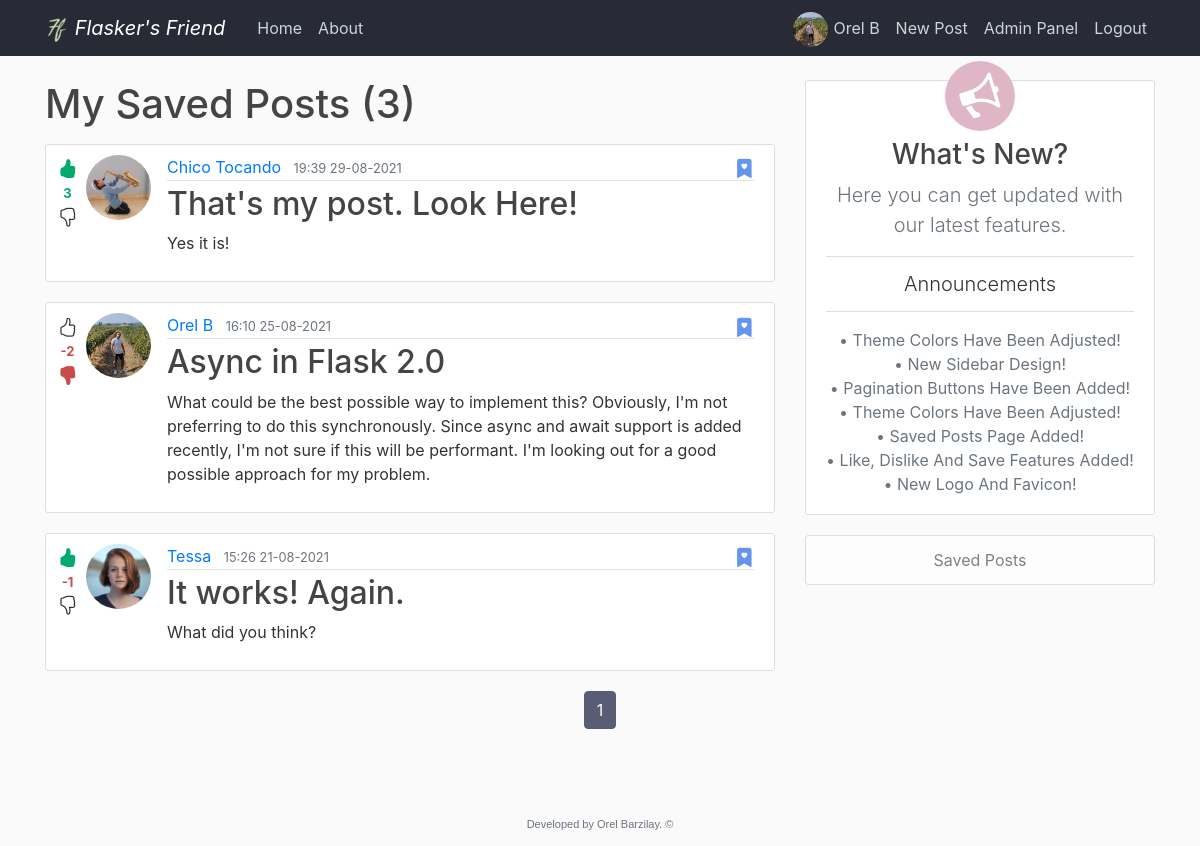
/saved/Orel B (signed in), run on the app's committed database.
### flaskblog/models.py (models this page shows, shortened)
class User(db.Model, UserMixin):
    id = db.Column(db.Integer, primary_key=True)
    username = db.Column(db.String(20), unique=True, nullable=False)
    email = db.Column(db.String(120), unique=True, nullable=False)
    image_file = db.Column(db.String(20), nullable=False, default='default.jpg')
    password = db.Column(db.String(60), nullable=False)
    admin = db.Column(db.Integer, nullable=False, default=0)  # Self Added
    posts = db.relationship('Post', backref='author', lazy=True)  # Here we refer the post class
    liked = db.relationship('PostLike', foreign_keys='PostLike.user_id', backref='user', lazy='dynamic')
    disliked = db.relationship('PostDislike', foreign_keys='PostDislike.user_id', backref='user', lazy='dynamic')
    saved = db.relationship('PostSave', foreign_keys='PostSave.user_id', backref='user', lazy='dynamic')
    def has_liked_post(self, post):
        return PostLike.query.filter(PostLike.user_id == self.id, PostLike.post_id == post.id).count() > 0
    def has_disliked_post(self, post):
        return PostDislike.query.filter(PostDislike.user_id == self.id, PostDislike.post_id == post.id).count() > 0
    def has_saved_post(self, post):
        return PostSave.query.filter(PostSave.user_id == self.id, PostSave.post_id == post.id).count() > 0

class PostSave(db.Model):
    __tablename__ = 'post_save'
    id = db.Column(db.Integer, primary_key=True)
    user_id = db.Column(db.Integer, db.ForeignKey('user.id'))
    post_id = db.Column(db.Integer, db.ForeignKey('post.id'))
    date_saved = db.Column(db.DateTime, nullable=False, default=datetime.now)

class Post(db.Model):
    id = db.Column(db.Integer, primary_key=True)
    title = db.Column(db.String(100), nullable=False)
    date_posted = db.Column(db.DateTime, nullable=False, default=datetime.now)
    content = db.Column(db.Text, nullable=False)
    user_id = db.Column(db.Integer, db.ForeignKey('user.id'), nullable=False)  # ForeignKey refers User table key
    likes = db.relationship('PostLike', backref='post', lazy='dynamic')
    dislikes = db.relationship('PostDislike', backref='post', lazy='dynamic')
    saves = db.relationship('PostSave', backref='post', lazy='dynamic')

class Announcements(db.Model):
    id = db.Column(db.Integer, primary_key=True)
    content = db.Column(db.Text, nullable=False)
    date_posted = db.Column(db.DateTime, nullable=False, default=datetime.now, onupdate=datetime.now)

### flaskblog/users/routes.py (the view)
@users.route("/saved/<string:username>")
@login_required
def saved_posts(username):
    anns = Announcements.query.order_by(Announcements.date_posted.desc())
    page = request.args.get('page', 1, type=int)
    user = User.query.filter_by(username=username).first_or_404()
    s_posts = PostSave.query.filter_by(user_id=user.id).\
        order_by(PostSave.date_saved.desc()).\
        paginate(page=page, per_page=5)
    return render_template('saved_posts.html', saved_posts=s_posts, user=user, anns=anns)

### flaskblog/templates/saved_posts.html (shortened to what this page needs)
{% extends "layout.html" %}
{% block content %}
  {% if saved_posts.total != 0 %}
    {% if request.MOBILE %}
      <h2 class="mb-3">My Saved Posts ({{ saved_posts.total }})</h2>
      {% for save in saved_posts.items %}
        <article class="media content-section-user-connected cancel-margin">
          <div class="phone-reposition">
            <img class="rounded-circle article-img mobile-image-resize" src="{{ url_for('static', filename='profile_pics/' + save.post.author.image_file) }}">
            <div class="d-flex align-content-stretch flex-wrap post-like-dislike">
              {% set vote_count = save.post.likes.count()-save.post.dislikes.count() %}
              {% if current_user.has_liked_post(save.post) %}
                <a class="bi bi-hand-thumbs-up-fill post-like-fill" href="{{ url_for('posts.post_action', post_id=save.post.id, action='like') }}"></a>
                  {% if vote_count > 0 %}
                    <span class="vote-count-positive">{{ vote_count }}</span>
                  {% elif vote_count < 0 %}
                    <span class="vote-count-negative">{{ vote_count }}</span>
                  {% else %}
                    <span class="vote-count-positive">Vote</span>
                  {% endif %}
                <a class="bi bi-hand-thumbs-down post-dislike-outline" href="{{ url_for('posts.post_action', post_id=save.post.id, action='dislike') }}"></a>
              {% elif current_user.has_disliked_post(save.post) %}
                <a class="bi bi-hand-thumbs-up post-like-outline" href="{{ url_for('posts.post_action', post_id=save.post.id, action='like') }}"></a>
                  {% if vote_count > 0 %}
                    <span class="vote-count-positive">{{ vote_count }}</span>
                  {% elif vote_count < 0 %}
                    <span class="vote-count-negative">{{ vote_count }}</span>
                  {% else %}
                    <span class="vote-count-negative">Vote</span>
                  {% endif %}
                <a class="bi bi-hand-thumbs-down-fill post-dislike-fill" href="{{ url_for('posts.post_action', post_id=save.post.id, action='dislike') }}"></a>
              {% else %}
                <a class="bi bi-hand-thumbs-up post-like-outline" href="{{ url_for('posts.post_action', post_id=save.post.id, action='like') }}"></a>
                  {% if vote_count > 0 %}
                    <span class="vote-count-positive">{{ vote_count }}</span>
                  {% elif vote_count < 0 %}
                    <span class="vote-count-negative">{{ vote_count }}</span>
                  {% else %}
                    <span class="vote-count-no-vote">Vote</span>
                  {% endif %}
                <a class="bi bi-hand-thumbs-down post-dislike-outline" href="{{ url_for('posts.post_action', post_id=save.post.id, action='dislike') }}"></a>
              {% endif %}
            </div>
          </div>
          <div class="media-body">
            <div class="article-metadata">
              <a class="mr-2" href="{{ url_for('users.user_posts', username=save.post.author.username) }}">{{ save.post.author.username }}</a>
              <small class="text-muted">{{ save.post.date_posted.strftime('%H:%M %d-%m-%Y') }}</small>
              {% if not current_user.has_saved_post(save.post) %}
                <a class="bi bi-bookmark-heart post-favorite-outline" href="{{ url_for('posts.post_action', post_id=save.post.id, action='save') }}"></a>
              {% else %}
                <a class="bi bi-bookmark-heart-fill post-favorite-fill" href="{{ url_for('posts.post_action', post_id=save.post.id, action='unsave') }}"></a>
              {% endif %}
            </div>
            <h2>
              <a class="article-title" href="{{ url_for('posts.post', post_id=save.post.id) }}">{{ save.post.title }}</a>
            </h2>
            <p class="article-content">{{ save.post.content }}</p>
          </div>
        </article>
      {% endfor %}
    {% else %}
      <h1 class="mb-3">My Saved Posts ({{ saved_posts.total }})</h1>
      {% for save in saved_posts.items %}
        <article class="media content-section-user-connected cancel-margin">
          <div class="d-flex align-content-stretch flex-wrap post-like-dislike">
            {% set vote_count = save.post.likes.count()-save.post.dislikes.count() %}
            {% if current_user.has_liked_post(save.post) %}
              <a class="bi bi-hand-thumbs-up-fill post-like-fill" href="{{ url_for('posts.post_action', post_id=save.post.id, action='like') }}"></a>
                {% if vote_count > 0 %}
                  <span class="vote-count-positive">{{ vote_count }}</span>
                {% elif vote_count < 0 %}
                  <span class="vote-count-negative">{{ vote_count }}</span>
                {% else %}
                  <span class="vote-count-positive">Vote</span>
                {% endif %}
              <a class="bi bi-hand-thumbs-down post-dislike-outline" href="{{ url_for('posts.post_action', post_id=save.post.id, action='dislike') }}"></a>
            {% elif current_user.has_disliked_post(save.post) %}
              <a class="bi bi-hand-thumbs-up post-like-outline" href="{{ url_for('posts.post_action', post_id=save.post.id, action='like') }}"></a>
                {% if vote_count > 0 %}
                  <span class="vote-count-positive">{{ vote_count }}</span>
                {% elif vote_count < 0 %}
                  <span class="vote-count-negative">{{ vote_count }}</span>
                {% else %}
                  <span class="vote-count-negative">Vote</span>
                {% endif %}
              <a class="bi bi-hand-thumbs-down-fill post-dislike-fill" href="{{ url_for('posts.post_action', post_id=save.post.id, action='dislike') }}"></a>
            {% endif %}
          </div>
          <img class="rounded-circle article-img" src="{{ url_for('static', filename='profile_pics/' + save.post.author.image_file) }}">
          <div class="media-body">
            <div class="article-metadata">
              <a class="mr-2" href="{{ url_for('users.user_posts', username=save.post.author.username) }}">{{ save.post.author.username }}</a>
              <small class="text-muted">{{ save.post.date_posted.strftime('%H:%M %d-%m-%Y') }}</small>
              {% if not current_user.has_saved_post(save.post) %}
                <a class="bi bi-bookmark-heart post-favorite-outline" href="{{ url_for('posts.post_action', post_id=save.post.id, action='save') }}"></a>
              {% else %}
                <a class="bi bi-bookmark-heart-fill post-favorite-fill" href="{{ url_for('posts.post_action', post_id=save.post.id, action='unsave') }}"></a>
              {% endif %}
            </div>
            <h2>
              <a class="article-title" href="{{ url_for('posts.post', post_id=save.post.id) }}">{{ save.post.title }}</a>
            </h2>
            <p class="article-content">{{ save.post.content }}</p>
          </div>
        </article>
      {% endfor %}
    {% endif %}
  {% endif %}
{% endblock content %}
{% block pagination %}
  {% for page_num in saved_posts.iter_pages(left_edge=1, right_edge=1, left_current=1, right_current=2) %}
    {% if page_num %}
      {% if saved_posts.page == page_num %}
        <a class="btn mb-4 btn-theme" href="{{ url_for('main.home', page=page_num) }}">{{ page_num }}</a>
      {% else %}
        <a class="btn btn-outline-theme mb-4" href="{{ url_for('main.home', page=page_num) }}">{{ page_num }}</a>
      {% endif %}
    {% else %}
      ...
    {% endif %}
  {% endfor %}
{% endblock pagination %}

### flaskblog/templates/layout.html (shortened to what this page needs)
<!DOCTYPE html>
<html lang="en">
<head>
    <link rel="stylesheet" href="https://stackpath.bootstrapcdn.com/bootstrap/4.3.1/css/bootstrap.min.css">
    <link rel="stylesheet" type="text/css" href="{{ url_for('static', filename='main.css') }}">
    <link rel="stylesheet" href="https://cdn.jsdelivr.net/npm/bootstrap-icons@1.5.0/font/bootstrap-icons.css">
</head>
<body>
  <div class="content">
    <header class="site-header">
      <nav class="navbar navbar-expand-md navbar-dark bg-steel fixed-top">
        <div class="container">
          <a class="navbar-brand mr-4 font-italic" href="/">
            <img src="{{ url_for('static', filename='logo_24x24.png') }}">
            Flasker's Friend
          </a>
          <div class="collapse navbar-collapse" id="navbarToggle">
            <div class="navbar-nav mr-auto">
              <a class="nav-item nav-link" href="{{ url_for('main.home') }}">Home</a>
              <a class="nav-item nav-link" href="{{ url_for('main.about') }}">About</a>
            </div>
            <div class="navbar-nav">
              {% if current_user.is_authenticated and current_user.admin == 1 %}
                <a class="nav-item nav-link" style="padding-bottom: 0; padding-top: 4px;" href="{{ url_for('users.account') }}">
                  <img class="rounded-circle navbar-account-img my-auto mobile-navbar-acnt-img" src="{{ url_for('static', filename='profile_pics/' + current_user.image_file) }}">
                  {{ current_user.username }}
                </a>
                <a class="nav-item nav-link" href="{{ url_for('posts.new_post') }}">New Post</a>
                <a class="nav-item nav-link" href="{{ url_for('admin.admin_panel') }}">Admin Panel</a>
                <a class="nav-item nav-link" href="{{ url_for('users.logout') }}">Logout</a>
              {% else %}
                <a class="nav-item nav-link" href="{{ url_for('users.login') }}">Login</a>
                <a class="nav-item nav-link" href="{{ url_for('users.register') }}">Register</a>
              {% endif %}
            </div>
          </div>
        </div>
      </nav>
    </header>
    {% block main_container %}
    <main role="main" class="container">
      <div class="row main-container">
        {% endblock main_container %}
        {% block sidebox %}
        <div class="col-md-8">
        {% endblock sidebox %}
          {% block content %}{% endblock content %}
        </div>
        {% block sidebar %}
          <div class="col-md-4">
            <div class="content-section sidebar-margin">
                <span class="sidebar-circle">
                    <img class="sidebar-megaphone" src="{{ url_for('static', filename='megaphone-white.svg') }}">
                </span>
              <h3 class="text-center">What's New?</h3>
              <p class="text-muted text-center lead">Here you can get updated with our latest features.</p>
                <ul class="list-group list-group-flush">
                {% if current_user.is_authenticated and current_user.admin %}
                  <a class="list-group-item text-center lead mb-2 sidebar-announcement-button" href="{{ url_for('admin.announcements') }}" data-toggle="tooltip" data-placement="bottom" title="Click To Manage">
                    Announcements
                  </a>
                {% else %}
                  <li class="list-group-item text-center lead mb-2">
                    Announcements
                  </li>
                {% endif %}
                <p class="text-center mt-2 text-muted sidebar-p-mb">
                  {% for ann in anns %}
                      &#8226; {{ann.content}}<br>
                  {% endfor %}
                </p>
                </ul>
            </div>
            {% if current_user.is_authenticated %}
              <ul class="list-group mb-3">
                <a type="button" class="btn list-group-item list-group-item-light text-center sidebar-button" href="{{ url_for('users.saved_posts', username=current_user.username) }}">Saved Posts</a>
              </ul>
            {% endif %}
          </div>
      </div>
      {% endblock sidebar %}
      <div class="container" style="">
          <div class="pagination-container">
            {% block pagination %}{% endblock pagination%}
          </div>
      </div>
    </main>
  </div>
    <footer class="footer">
      <p class="site-footer text-muted text-center">Developed by Orel Barzilay. &copy;</p>
    </footer>
</body>
</html>

### data on the page
User: image_file (picture), username "Orel B"
PostSave: vote_count "3", image_file (picture), post.author.username "Chico Tocando", post.date_posted "19:39 29-08-2021", post "That's my post. Look Here!", post.content "Yes it is!"
PostSave: vote_count "-2", image_file (picture), post.author.username "Orel B", post.date_posted "16:10 25-08-2021", post "Async in Flask 2.0", post.content "What could be the best possible way to implement this? Obviously, I'm not preferring to do this synchronously. Since async and await support is added recently, I'm not sure if this will be performant. I'm looking out for a good possible approach for my problem."
PostSave: vote_count "-1", image_file (picture), post.author.username "Tessa", post.date_posted "15:26 21-08-2021", post "It works! Again.", post.content "What did you think?"
Announcements: content "Theme Colors Have Been Adjusted!"
Announcements: content "New Sidebar Design!"
Announcements: content "Pagination Buttons Have Been Added!"
Announcements: content "Theme Colors Have Been Adjusted!"
Announcements: content "Saved Posts Page Added!"
Announcements: content "Like, Dislike And Save Features Added!"
Announcements: content "New Logo And Favicon!"

### other printed values
{{ saved_posts.total }} "3"
{{ page_num }} "1"
